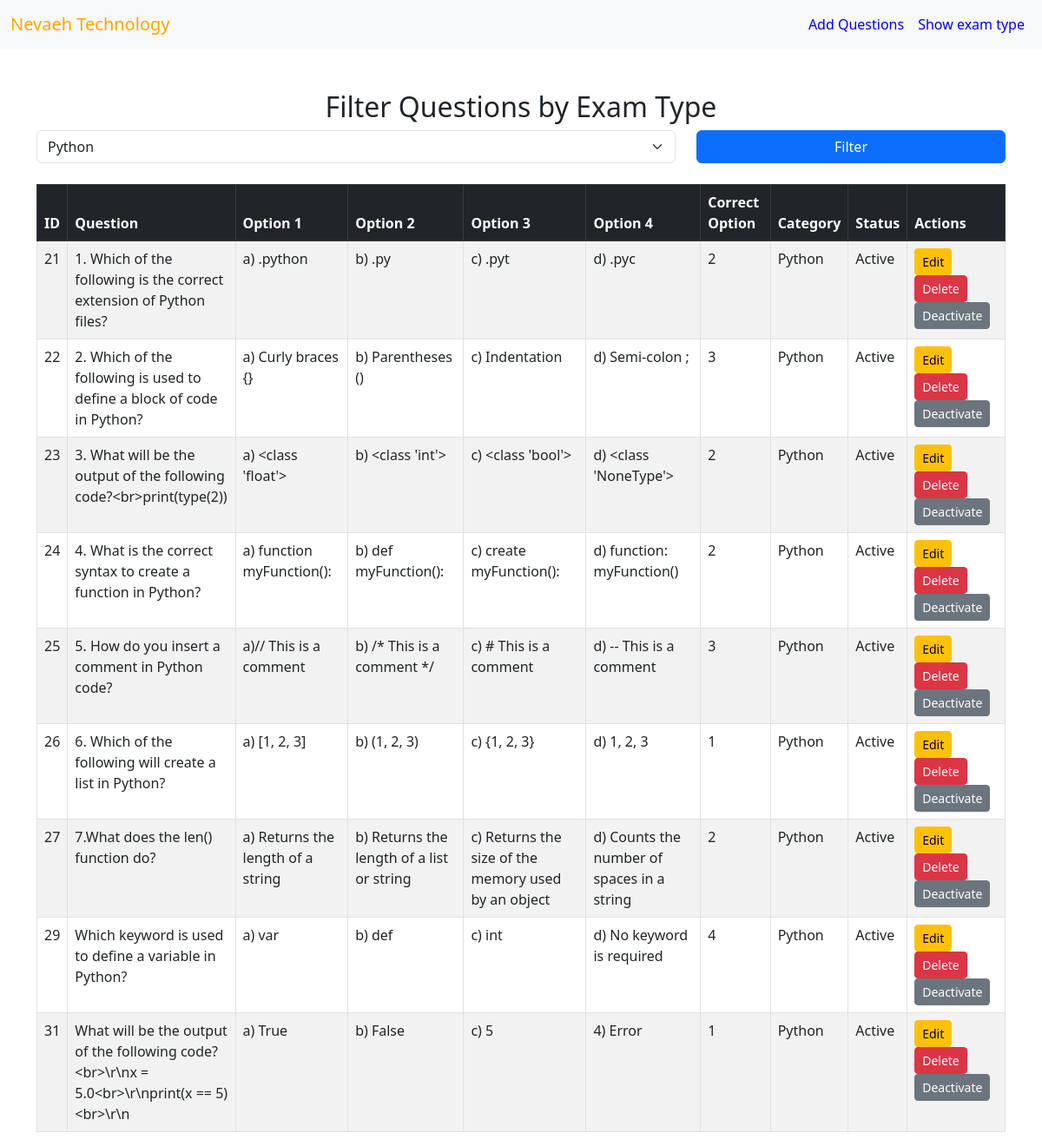
The app's page /Show_question.php?exam_type=Python, older data.
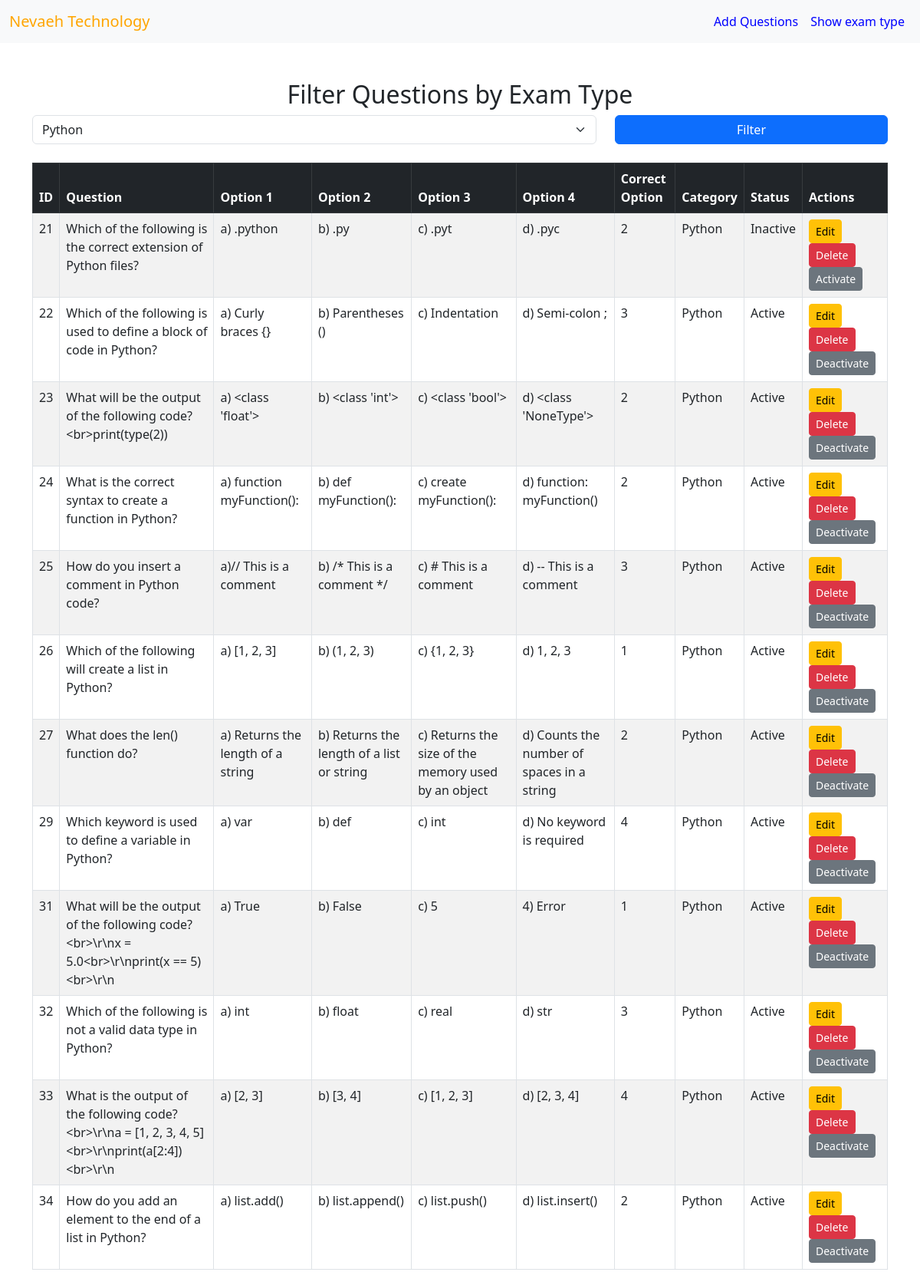
The same page, newer data.
### tables this page shows
CREATE TABLE `questions` (
  `id` int(11) NOT NULL,
  `exam_type` text DEFAULT NULL,
  `question` text DEFAULT NULL,
  `option1` varchar(255) DEFAULT NULL,
  `option2` varchar(255) DEFAULT NULL,
  `option3` varchar(255) DEFAULT NULL,
  `option4` varchar(255) DEFAULT NULL,
  `correct_option` int(11) DEFAULT NULL,
  `level` int(2) NOT NULL,
  `status` int(6) NOT NULL DEFAULT 1
);

### Show_question.php (the view, shortened to what this page needs)
<?php
include 'conn.php';
$selected_exam_type = isset($_GET['exam_type']) ? $conn->real_escape_string($_GET['exam_type']) : '';
$query = "SELECT * FROM questions";
if (!empty($selected_exam_type)) {
    $query .= " WHERE exam_type='$selected_exam_type'";
}
$questions = $conn->query($query);
$exam_types = $conn->query("SELECT * FROM exam_type_menu WHERE status=1");
?>
<!DOCTYPE html>
<html>
<head>
    <link rel="stylesheet" href="https://cdnjs.cloudflare.com/ajax/libs/bootstrap/5.3.0/css/bootstrap.min.css">
</head>
<body>
<nav class="navbar navbar-expand-lg navbar-light bg-light">
    <div class="container-fluid">
        <a class="navbar-brand" style="color: orange;" href="#">Nevaeh Technology</a>
        <div class="collapse navbar-collapse" id="navbarNav">
            <ul class="navbar-nav ms-auto">
                <li class="nav-item">
                    <a class="nav-link" style="color: blue;" href="add_question.php">Add Questions</a>
                </li>
                <li class="nav-item">
                    <a class="nav-link" style="color: blue;" href="show_exam_type.php">Show exam type</a>
                </li>
            </ul>
        </div>
    </div>
</nav>
<div class="container mt-5">
    <h2 class="text-center">Filter Questions by Exam Type</h2>
    <form method="GET" class="mb-4">
        <div class="row">
            <div class="col-md-8">
                <select name="exam_type" class="form-select" onchange="this.form.submit()">
                    <?php while ($row = $exam_types->fetch_assoc()) { ?>
                        <option value="<?php echo htmlspecialchars($row['exam_type']); ?>"
                            <?php if ($selected_exam_type === $row['exam_type']) echo 'selected'; ?>>
                            <?php echo htmlspecialchars($row['exam_type']); ?>
                        </option>
                    <?php } ?>
                </select>
            </div>
            <div class="col-md-4">
                <button type="submit" class="btn btn-primary w-100">Filter</button>
            </div>
        </div>
    </form>
    <table class="table table-bordered table-striped">
        <thead class="table-dark">
            <tr>
                <th>ID</th>
                <th>Question</th>
                <th>Option 1</th>
                <th>Option 2</th>
                <th>Option 3</th>
                <th>Option 4</th>
                <th>Correct Option</th>
                <th>Category</th>
                <th>Status</th>
                <th>Actions</th>
            </tr>
        </thead>
        <tbody>
            <?php
            if ($questions->num_rows > 0) {
                while ($row = $questions->fetch_assoc()) { ?>
                    <tr>
                        <td><?php echo $row['id']; ?></td>
                        <td><?php echo htmlspecialchars($row['question']); ?></td>
                        <td><?php echo htmlspecialchars($row['option1']); ?></td>
                        <td><?php echo htmlspecialchars($row['option2']); ?></td>
                        <td><?php echo htmlspecialchars($row['option3']); ?></td>
                        <td><?php echo htmlspecialchars($row['option4']); ?></td>
                        <td><?php echo htmlspecialchars($row['correct_option']); ?></td>
                        <td><?php echo htmlspecialchars($row['exam_type']); ?></td>
                        <td><?php echo $row['status'] == 1 ? 'Active' : 'Inactive'; ?></td>
                        <td>
                            <a href="edit_question.php?id=<?php echo $row['id']; ?>" class="btn btn-warning btn-sm">Edit</a>
                            <a href="?delete_id=<?php echo $row['id']; ?>" class="btn btn-danger btn-sm" onclick="return confirm('Are you sure?')">Delete</a>
                            <a href="?toggle_id=<?php echo $row['id']; ?>" class="btn btn-secondary btn-sm">
                                <?php echo $row['status'] == 1 ? 'Deactivate' : 'Activate'; ?>
                            </a>
                        </td>
                    </tr>
                <?php }
            } else { ?>
                <tr>
                    <td colspan="10" class="text-center">No questions found for the selected exam type</td>
                </tr>
            <?php } ?>
        </tbody>
    </table>
</div>
</body>
</html>

Row changes from the older to the newer data that the page shows:
changed questions "a) .python": question "1. Which of the following is the correct extension of Python files?" → "Which of the following is the correct extension of Python files?"; status "Active Deactivate" → "Inactive Activate"
changed questions "a) Curly braces {}": question "2. Which of the following is used to define a block of code in Python?" → "Which of the following is used to define a block of code in Python?"
changed questions "a) <class 'float'>": question "3. What will be the output of the following code?<br>print(type(2))" → "What will be the output of the following code?<br>print(type(2))"
changed questions "a) function myFunction():": question "4. What is the correct syntax to create a function in Python?" → "What is the correct syntax to create a function in Python?"
changed questions "a)// This is a comment": question "5. How do you insert a comment in Python code?" → "How do you insert a comment in Python code?"
changed questions id 26: question "6. Which of the following will create a list in Python?" → "Which of the following will create a list in Python?"
changed questions "a) Returns the length of a string": question "7.What does the len() function do?" → "What does the len() function do?"
added questions: id "32", question "Which of the following is not a valid data type in Python?", option1 "a) int", option2 "b) float", option3 "c) real", option4 "d) str", correct_option "3", exam_type "Python", status "Active"
added questions: id "33", question "What is the output of the following code?<br>\\r\\na = [1, 2, 3, 4, 5]<br>\\r\\nprint(a[2:4])<br>\\r\\n", option1 "a) [2, 3]", option2 "b) [3, 4]", option3 "c) [1, 2, 3]", option4 "d) [2, 3, 4]", correct_option "4", exam_type "Python", status "Active"
added questions: id "34", question "How do you add an element to the end of a list in Python?", option1 "a) list.add()", option2 "b) list.append()", option3 "c) list.push()", option4 "d) list.insert()", correct_option "2", exam_type "Python", status "Active"
